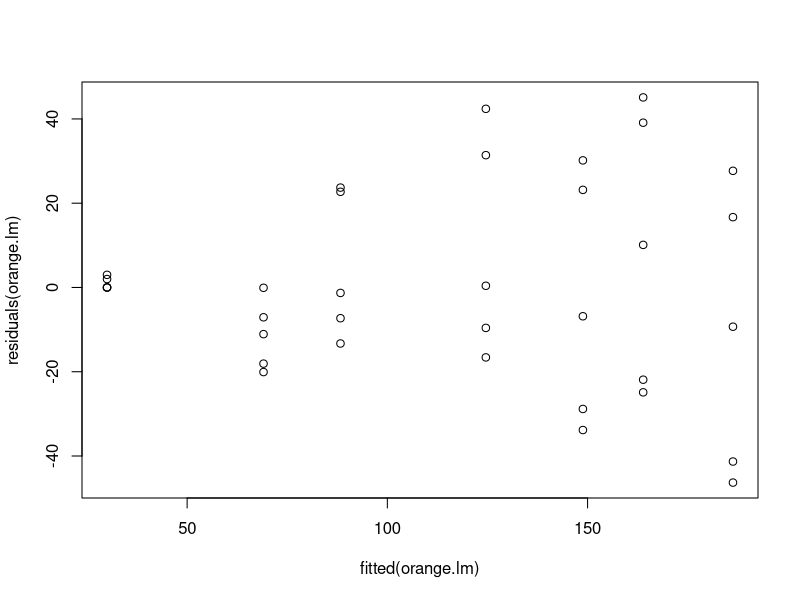

R code for this plot:
## ---- chunk 1
knitr::opts_chunk$set(echo = TRUE)
## ---- chunk 2
data(Orange)
summary(Orange)
orange.lm <- lm(circumference ~ age, data = Orange)
summary(orange.lm)
residuals(orange.lm)
plot(fitted(orange.lm), residuals(orange.lm))
